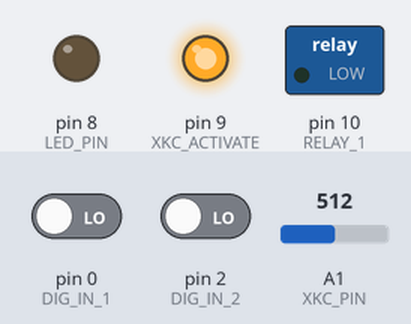
This sketch was run on a simulated Arduino Uno, built with avr-gcc and run on an emulated ATmega328P. On the bench: switched loads named in the sketch (green lamp = pin HIGH), output pins drawn as LEDs (lit = HIGH). The test bench sets the inputs (shaded band); at power-on: pin 0 (DIG_IN_1) LOW, pin 2 (DIG_IN_2) LOW, A1 (XKC_PIN) = 512. Sleep ends after the set time or at an interrupt; no radio packets arrive unless stated.

Above: at 0.1 s.
At 4.3 s:
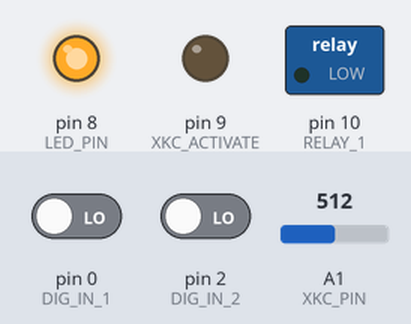
Timing chart, 0 to 10.9 s (numbered marks = the images above):
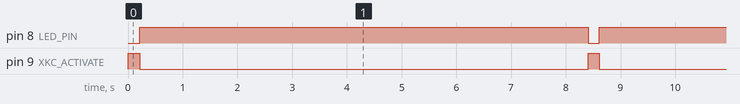

The sketch:

IONRF.ino
```cpp
#include <RF24.h>
#include <SPI.h>
#include <avr/sleep.h>
#include <avr/wdt.h>
#include <avr/interrupt.h>

// PINS NOW OK!
#define CE_PIN 7
#define CSN_PIN 3
// GPIO pin settings
#define LED_PIN 8
#define XKC_PIN A1
#define RELAY_1 10
#define XKC_ACTIVATE 9
#define DIG_IN_1 0
#define DIG_IN_2 2
#define SEND_INTERVAL 512
#define GPIO_SET_INTERVAL 2048
#define SEND_CYCLES 3

// these define cbi and sbi, for as far they are not known yet
#define cbi(sfr, bit) (_SFR_BYTE(sfr) &= ~_BV(bit))
#define sbi(sfr, bit) (_SFR_BYTE(sfr) |= _BV(bit))

const byte ADDR[6] = "00001";
uint8_t LEDSTATE = 0;
RF24 radio(CE_PIN,CSN_PIN);
void startupIONRF();
void setup_watchdog(int ii);
void system_sleep();
void startupMCU();

void setup()
{
  startupMCU();
}

void loop()
{
  // Enable XKC-NPN
  digitalWrite(XKC_ACTIVATE,1);
  delay(200);
  uint8_t cycleCount = 0;
  uint8_t i = 0;
  for(i=0;i<3;i++)
  {
    // Send packet 3 times
    char buf[5]="";
    buf[0] = '?';
    if(digitalRead(DIG_IN_1) == 1)
      buf[1] = 'H';
    else
      buf[1] = 'L';
    if(digitalRead(DIG_IN_2) == 1)
      buf[2] = 'H';
    else
      buf[2] = 'L';
    uint32_t levelResult = analogRead(XKC_PIN);
    if(levelResult<750)
      buf[3] = 'H';
    else
      buf[3] = 'L';
    buf[4] = '$';
    radio.write(&buf, sizeof(buf));
  }
  // disable XKC-NPN
  digitalWrite(XKC_ACTIVATE,0);
  // disable LED
  digitalWrite(LED_PIN, HIGH);
  // send MCU to sleep
  system_sleep();
  startupMCU();
}

void startupIONRF()
{
  // startup NRF24L01 Radio Module
  while(!radio.begin())
  {
    delay(500);
  }
  radio.openWritingPipe(ADDR);
  radio.setPALevel(RF24_PA_MAX);
  //radio.setChannel(100);
  //radio.setDataRate(RF24_250KBPS);
  radio.stopListening();
  radio.setAutoAck(1);
}

void startupMCU()
{
  // Setup input and output pins
  // Startup IONRF
  pinMode(LED_PIN, OUTPUT);
  pinMode(CSN_PIN, OUTPUT);
  pinMode(CE_PIN, OUTPUT);
  pinMode(XKC_PIN, INPUT);
  pinMode(RELAY_1, OUTPUT);
  pinMode(XKC_ACTIVATE, OUTPUT);
  pinMode(DIG_IN_1,INPUT);
  pinMode(DIG_IN_2,INPUT);
  startupIONRF();
  digitalWrite(LED_PIN, LOW);
}

void system_sleep()
{
  cbi(ADCSRA,ADEN);                    // switch Analog to Digitalconverter OFF
  setup_watchdog(9);                   // approximately 8 seconds sleep

  set_sleep_mode(SLEEP_MODE_PWR_DOWN); // sleep mode is set here
  sleep_enable();
  sei();                               // Enable the Interrupts so the wdt can wake us up

  sleep_mode();                        // System sleeps here

  sleep_disable();                     // System continues execution here when watchdog timed out
  sbi(ADCSRA,ADEN);                    // switch Analog to Digitalconverter ON
}

void setup_watchdog(int ii)
{
  // 0=16ms, 1=32ms,2=64ms,3=128ms,4=250ms,5=500ms
  // 6=1 sec,7=2 sec, 8=4 sec, 9= 8sec

  uint8_t bb;
  if (ii > 9 ) ii=9;
  bb=ii & 7;
  if (ii > 7) bb|= (1<<5);
  bb|= (1<<WDCE);

  MCUSR &= ~(1<<WDRF);
  // start timed sequence
  WDTCSR |= (1<<WDCE) | (1<<WDE);
  // set new watchdog timeout value
  WDTCSR = bb;
  WDTCSR |= _BV(WDIE);
}

// Watchdog Interrupt Service / is executed when watchdog timed out
ISR(WDT_vect)
{
 // nothing here
}
```

Measured:
- by itself, pin 8 (LED_PIN): alternates HIGH for 8.2 s and LOW for 0.20 s
- by itself, pin 9 (XKC_ACTIVATE): alternates HIGH for 0.20 s and LOW for 8.2 s
- by itself, everything shown: repeats every 8.4 s, in 3 steps
